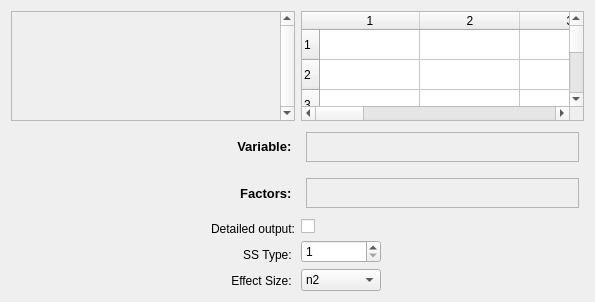
<?xml version="1.0" encoding="UTF-8"?>
<ui version="4.0">
 <class>kaplanmeierTab</class>
 <widget class="QWidget" name="kaplanmeierTab">
  <property name="geometry">
   <rect>
    <x>0</x>
    <y>0</y>
    <width>595</width>
    <height>302</height>
   </rect>
  </property>
  <property name="maximumSize">
   <size>
    <width>16777215</width>
    <height>16777215</height>
   </size>
  </property>
  <property name="windowTitle">
   <string>Form</string>
  </property>
  <layout class="QHBoxLayout" name="horizontalLayout">
   <item>
    <layout class="QGridLayout" name="gridLayout" rowstretch="0,0,0,0">
     <property name="sizeConstraint">
      <enum>QLayout::SetNoConstraint</enum>
     </property>
     <property name="verticalSpacing">
      <number>6</number>
     </property>
     <item row="2" column="1">
      <layout class="QHBoxLayout" name="factors_layout">
       <property name="sizeConstraint">
        <enum>QLayout::SetNoConstraint</enum>
       </property>
       <item>
        <widget class="QWidget" name="factors_widget" native="true">
         <property name="enabled">
          <bool>false</bool>
         </property>
         <property name="minimumSize">
          <size>
           <width>100</width>
           <height>40</height>
          </size>
         </property>
         <property name="maximumSize">
          <size>
           <width>16777215</width>
           <height>40</height>
          </size>
         </property>
         <property name="autoFillBackground">
          <bool>false</bool>
         </property>
         <property name="styleSheet">
          <string notr="true">margin:5px; border:1px solid rgb(180, 180, 180);</string>
         </property>
        </widget>
       </item>
      </layout>
     </item>
     <item row="1" column="1">
      <layout class="QHBoxLayout" name="variable_layout">
       <property name="sizeConstraint">
        <enum>QLayout::SetNoConstraint</enum>
       </property>
       <item>
        <widget class="QWidget" name="variable_widget" native="true">
         <property name="enabled">
          <bool>false</bool>
         </property>
         <property name="minimumSize">
          <size>
           <width>100</width>
           <height>40</height>
          </size>
         </property>
         <property name="maximumSize">
          <size>
           <width>16777215</width>
           <height>40</height>
          </size>
         </property>
         <property name="autoFillBackground">
          <bool>false</bool>
         </property>
         <property name="styleSheet">
          <string notr="true">margin:5px; border:1px solid rgb(180, 180, 180);</string>
         </property>
        </widget>
       </item>
      </layout>
     </item>
     <item row="2" column="0">
      <widget class="QLabel" name="label_factors">
       <property name="font">
        <font>
         <pointsize>10</pointsize>
         <weight>75</weight>
         <bold>true</bold>
        </font>
       </property>
       <property name="text">
        <string>Factors: </string>
       </property>
       <property name="alignment">
        <set>Qt::AlignRight|Qt::AlignTrailing|Qt::AlignVCenter</set>
       </property>
      </widget>
     </item>
     <item row="1" column="0">
      <widget class="QLabel" name="label_variable">
       <property name="font">
        <font>
         <pointsize>10</pointsize>
         <weight>75</weight>
         <italic>false</italic>
         <bold>true</bold>
         <strikeout>false</strikeout>
         <kerning>true</kerning>
        </font>
       </property>
       <property name="text">
        <string>Variable: </string>
       </property>
       <property name="textFormat">
        <enum>Qt::RichText</enum>
       </property>
       <property name="alignment">
        <set>Qt::AlignRight|Qt::AlignTrailing|Qt::AlignVCenter</set>
       </property>
      </widget>
     </item>
     <item row="0" column="0">
      <widget class="QScrollArea" name="scrollArea">
       <property name="enabled">
        <bool>true</bool>
       </property>
       <property name="maximumSize">
        <size>
         <width>300</width>
         <height>16777215</height>
        </size>
       </property>
       <property name="autoFillBackground">
        <bool>false</bool>
       </property>
       <property name="styleSheet">
        <string notr="true"/>
       </property>
       <property name="verticalScrollBarPolicy">
        <enum>Qt::ScrollBarAlwaysOn</enum>
       </property>
       <property name="horizontalScrollBarPolicy">
        <enum>Qt::ScrollBarAsNeeded</enum>
       </property>
       <property name="sizeAdjustPolicy">
        <enum>QAbstractScrollArea::AdjustToContents</enum>
       </property>
       <property name="widgetResizable">
        <bool>true</bool>
       </property>
       <widget class="QWidget" name="scroll_widget">
        <property name="geometry">
         <rect>
          <x>0</x>
          <y>0</y>
          <width>270</width>
          <height>116</height>
         </rect>
        </property>
       </widget>
      </widget>
     </item>
     <item row="3" column="1">
      <layout class="QVBoxLayout" name="paramsLayout">
       <property name="sizeConstraint">
        <enum>QLayout::SetNoConstraint</enum>
       </property>
       <item>
        <widget class="QCheckBox" name="detail_box">
         <property name="text">
          <string/>
         </property>
        </widget>
       </item>
       <item>
        <widget class="QSpinBox" name="ss_box">
         <property name="maximumSize">
          <size>
           <width>80</width>
           <height>50</height>
          </size>
         </property>
         <property name="minimum">
          <number>1</number>
         </property>
         <property name="maximum">
          <number>3</number>
         </property>
        </widget>
       </item>
       <item>
        <widget class="QComboBox" name="effect_size">
         <property name="maximumSize">
          <size>
           <width>80</width>
           <height>50</height>
          </size>
         </property>
         <item>
          <property name="text">
           <string>n2</string>
          </property>
         </item>
         <item>
          <property name="text">
           <string>np2</string>
          </property>
         </item>
        </widget>
       </item>
      </layout>
     </item>
     <item row="3" column="0">
      <layout class="QVBoxLayout" name="labelsLayout">
       <item>
        <widget class="QLabel" name="label">
         <property name="layoutDirection">
          <enum>Qt::RightToLeft</enum>
         </property>
         <property name="text">
          <string>Detailed output:</string>
         </property>
         <property name="alignment">
          <set>Qt::AlignRight|Qt::AlignTrailing|Qt::AlignVCenter</set>
         </property>
        </widget>
       </item>
       <item>
        <widget class="QLabel" name="label_2">
         <property name="layoutDirection">
          <enum>Qt::RightToLeft</enum>
         </property>
         <property name="text">
          <string>SS Type: </string>
         </property>
         <property name="alignment">
          <set>Qt::AlignRight|Qt::AlignTrailing|Qt::AlignVCenter</set>
         </property>
        </widget>
       </item>
       <item>
        <widget class="QLabel" name="label_3">
         <property name="layoutDirection">
          <enum>Qt::RightToLeft</enum>
         </property>
         <property name="text">
          <string>Effect Size: </string>
         </property>
         <property name="alignment">
          <set>Qt::AlignRight|Qt::AlignTrailing|Qt::AlignVCenter</set>
         </property>
        </widget>
       </item>
      </layout>
     </item>
     <item row="0" column="1">
      <widget class="QTableWidget" name="table_widget">
       <property name="sizePolicy">
        <sizepolicy hsizetype="Expanding" vsizetype="Expanding">
         <horstretch>0</horstretch>
         <verstretch>0</verstretch>
        </sizepolicy>
       </property>
       <property name="rowCount">
        <number>10</number>
       </property>
       <property name="columnCount">
        <number>10</number>
       </property>
       <row/>
       <row/>
       <row/>
       <row/>
       <row/>
       <row/>
       <row/>
       <row/>
       <row/>
       <row/>
       <column/>
       <column/>
       <column/>
       <column/>
       <column/>
       <column/>
       <column/>
       <column/>
       <column/>
       <column/>
      </widget>
     </item>
    </layout>
   </item>
  </layout>
 </widget>
 <resources/>
 <connections/>
</ui>
